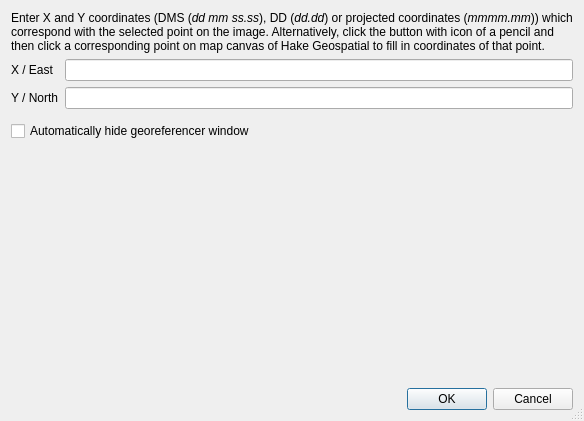
<?xml version="1.0" encoding="UTF-8"?>
<ui version="4.0">
 <class>QgsMapCoordsDialogBase</class>
 <widget class="QDialog" name="QgsMapCoordsDialogBase">
  <property name="geometry">
   <rect>
    <x>0</x>
    <y>0</y>
    <width>584</width>
    <height>421</height>
   </rect>
  </property>
  <property name="windowTitle">
   <string>Enter Map Coordinates</string>
  </property>
  <property name="sizeGripEnabled">
   <bool>true</bool>
  </property>
  <layout class="QGridLayout" name="gridLayout">
   <item row="0" column="0">
    <layout class="QVBoxLayout" name="verticalLayout">
     <item>
      <widget class="QLabel" name="label">
       <property name="text">
        <string>&lt;html&gt;&lt;head/&gt;&lt;body&gt;&lt;p&gt;Enter X and Y coordinates (DMS (&lt;span style=&quot; font-style:italic;&quot;&gt;dd mm ss.ss&lt;/span&gt;), DD (&lt;span style=&quot; font-style:italic;&quot;&gt;dd.dd&lt;/span&gt;) or projected coordinates (&lt;span style=&quot; font-style:italic;&quot;&gt;mmmm.mm&lt;/span&gt;)) which correspond with the selected point on the image. Alternatively, click the button with icon of a pencil and then click a corresponding point on map canvas of Hake Geospatial to fill in coordinates of that point.&lt;/p&gt;&lt;/body&gt;&lt;/html&gt;</string>
       </property>
       <property name="wordWrap">
        <bool>true</bool>
       </property>
      </widget>
     </item>
     <item>
      <layout class="QGridLayout" name="coordinatesLayout">
       <item row="0" column="0">
        <widget class="QLabel" name="textLabel1">
         <property name="text">
          <string>X / East</string>
         </property>
        </widget>
       </item>
       <item row="0" column="1">
        <widget class="QLineEdit" name="leXCoord"/>
       </item>
       <item row="1" column="0">
        <widget class="QLabel" name="textLabel2">
         <property name="text">
          <string>Y / North</string>
         </property>
        </widget>
       </item>
       <item row="1" column="1">
        <widget class="QLineEdit" name="leYCoord"/>
       </item>
      </layout>
     </item>
     <item>
      <widget class="QgsProjectionSelectionWidget" name="mProjectionSelector" native="true">
       <property name="focusPolicy">
        <enum>Qt::StrongFocus</enum>
       </property>
      </widget>
     </item>
     <item>
      <widget class="QCheckBox" name="mMinimizeWindowCheckBox">
       <property name="text">
        <string>Automatically hide georeferencer window </string>
       </property>
      </widget>
     </item>
     <item>
      <spacer name="verticalSpacer">
       <property name="orientation">
        <enum>Qt::Vertical</enum>
       </property>
       <property name="sizeType">
        <enum>QSizePolicy::Expanding</enum>
       </property>
        <property name="sizeHint" stdset="0">
         <size>
          <width>12</width>
          <height>12</height>
         </size>
        </property>
       </spacer>
     </item>
     <item>
      <widget class="QDialogButtonBox" name="buttonBox">
       <property name="standardButtons">
        <set>QDialogButtonBox::Cancel|QDialogButtonBox::Ok</set>
       </property>
      </widget>
     </item>
    </layout>
   </item>
  </layout>
 </widget>
 <layoutdefault spacing="6" margin="11"/>
 <customwidgets>
  <customwidget>
   <class>QgsProjectionSelectionWidget</class>
   <extends>QWidget</extends>
   <header>qgsprojectionselectionwidget.h</header>
   <container>1</container>
  </customwidget>
 </customwidgets>
 <tabstops>
  <tabstop>leXCoord</tabstop>
  <tabstop>leYCoord</tabstop>
 </tabstops>
 <resources/>
 <connections>
  <connection>
   <sender>buttonBox</sender>
   <signal>rejected()</signal>
   <receiver>QgsMapCoordsDialogBase</receiver>
   <slot>close()</slot>
   <hints>
    <hint type="sourcelabel">
     <x>203</x>
     <y>213</y>
    </hint>
    <hint type="destinationlabel">
     <x>194</x>
     <y>101</y>
    </hint>
   </hints>
  </connection>
  <connection>
   <sender>leXCoord</sender>
   <signal>returnPressed()</signal>
   <receiver>leYCoord</receiver>
   <slot>setFocus()</slot>
   <hints>
    <hint type="sourcelabel">
     <x>86</x>
     <y>119</y>
    </hint>
    <hint type="destinationlabel">
     <x>521</x>
     <y>124</y>
    </hint>
   </hints>
  </connection>
 </connections>
</ui>
